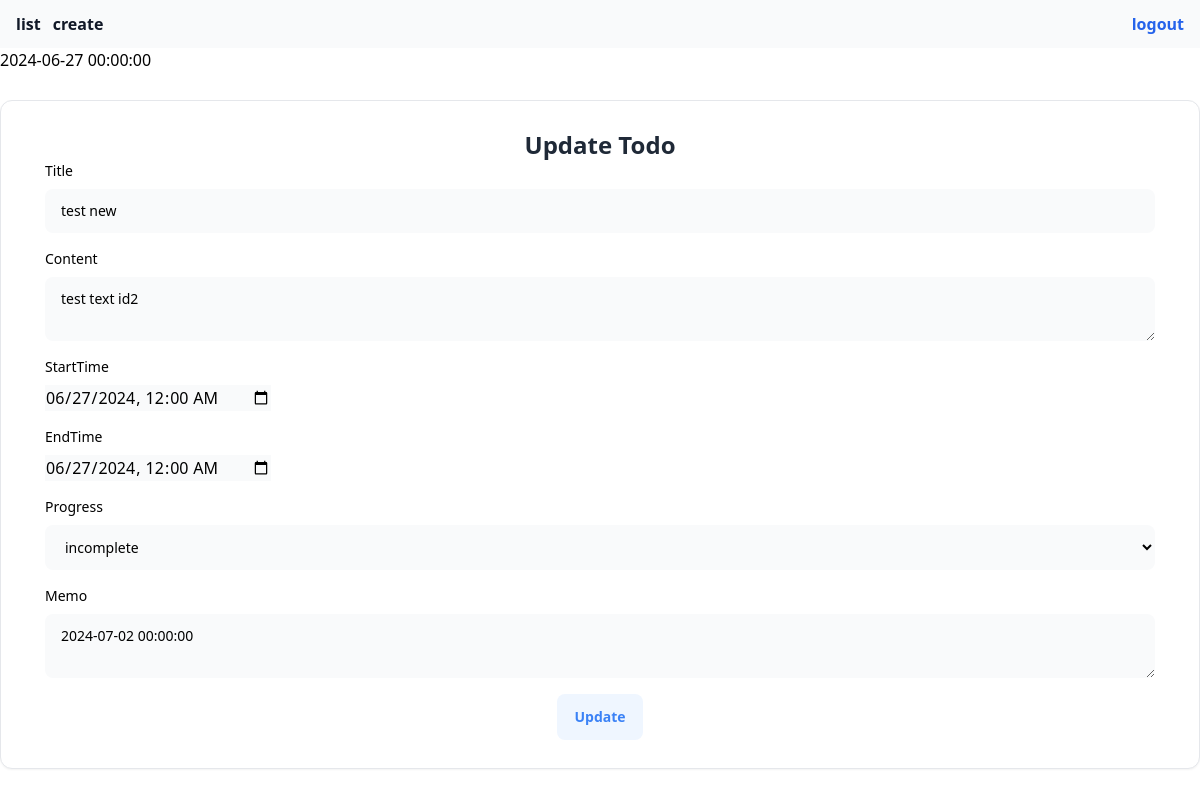
Screenshot of /update/2 (signed in) with the database file from the repository.
### listapp/models.py (models this page shows)
class TaskModel(models.Model):
    title = models.CharField(max_length=100)
    content = models.TextField()
    author = models.CharField(max_length=100)
    nottodo = models.CharField(max_length=100)
    starttime = models.CharField(max_length=100)
    endtime = models.CharField(max_length=100)
    progress = models.CharField(max_length=100,default='incomplete')
    memo = models.TextField(null=True, blank=True,default='')

### listapp/views.py (the view, shortened to what this page needs)
# urls.py: path('update/<int:pk>',updatefunc,name="update"),
def updatefunc(request,pk):
    task = TaskModel.objects.get(pk=pk)
    print('task')
    if task.author != request.user.username:
        return redirect('list')
    return render(request,'update.html',{'task':task})

### templates/update.html (shortened to what this page needs)
{% extends 'base.html' %}
{% block content %}
{{task.starttime}}
<div class="mt-7 bg-white border border-gray-200 rounded-xl shadow-sm">
    <div class="p-4 sm:p-7">
      <div class="text-center">
        <h2 class="block text-2xl font-bold text-gray-800">Update Todo</h2>
      </div>
        <form method="POST" action="">{% csrf_token %}
          <div class="grid gap-y-4 px-4">
            <div>
              <label for="title" class="block text-sm mb-2">Title</label>
              <div class="relative">
                <input type="text" name="title" value="{{task.title}}" class="bg-gray-50 py-3 px-4 block w-full border-gray-200 rounded-lg text-sm focus:border-blue-500 focus:ring-blue-500 disabled:opacity-50 disabled:pointer-events-none" required>
              </div>
            </div>
            <div>
                <label for="content" class="block text-sm mb-2">Content</label>
                <div class="relative">
                  <textarea name="content" class="bg-gray-50 py-3 px-4 block w-full border-gray-200 rounded-lg text-sm focus:border-blue-500 focus:ring-blue-500 disabled:opacity-50 disabled:pointer-events-none" required>{{task.content}}</textarea>
                </div>
              </div>
             {% if task.nottodo == 'on' %}
             <input type="hidden" name="starttime" value="{{task.starttime|date:'Y-m-d H:i'}}">
             <input type="hidden" name="endtime" value="{{task.endtime|date:'Y-m-d H:i'}}">
             <input type="hidden" name="progress" value="complete">
             {% else %}
            <div>
                <label for="starttime" class="block text-sm mb-2">StartTime</label>
                <div class="relative">
                    <input type="datetime-local" name="starttime" value="{{task.starttime}}" class="bg-gray-50">
                </div>
            </div>
              <div>
                <label for="endtime" class="block text-sm mb-2">EndTime</label>
                <div class="relative">
                    <input type="datetime-local" name="endtime" value="{{task.endtime}}" class="bg-gray-50">
                </div>
              </div>
            <div>
                <label for="progress" class="block text-sm mb-2">Progress</label>
                <div class="relative">
                  <select name="progress" class="bg-gray-50 py-3 px-4 block w-full border-gray-200 rounded-lg text-sm focus:border-blue-500 focus:ring-blue-500 disabled:opacity-50 disabled:pointer-events-none" required>
                    {% if task.progress == 'complete'  %}
                    <option value="complete">complete</option>
                    <option value="incomplete">incomplete</option>
                    {% else %}
                    <option value="incomplete">incomplete</option>
                    {% endif %}
                  </select>
                </div>
              </div>
            {% endif %}
            <div>
                <label for="memo" class="block text-sm mb-2">Memo</label>
                <div class="relative">
                  <textarea name="memo" class="bg-gray-50 py-3 px-4 block w-full border-gray-200 rounded-lg text-sm focus:border-blue-500 focus:ring-blue-500">{{task.memo}}</textarea>
                </div>
              </div>
            <div class="mx-auto">
                <button type="submit" class="bg-blue-50 w-full py-3 px-4 inline-flex justify-center items-center gap-x-2 text-sm font-semibold rounded-lg border border-transparent text-blue-500 hover:bg-blue-100 disabled:opacity-50 disabled:pointer-events-none">Update</button>
            </div>
          </div>
        </form>
      </div>
  </div>
{% endblock content %}

### rows the page displays
TaskModel: starttime "2024-06-27 00:00:00", title "test new", content "test text id2", starttime "06/27/2024 00:00", endtime "06/27/2024 00:00", progress "incomplete", memo "2024-07-02 00:00:00"
